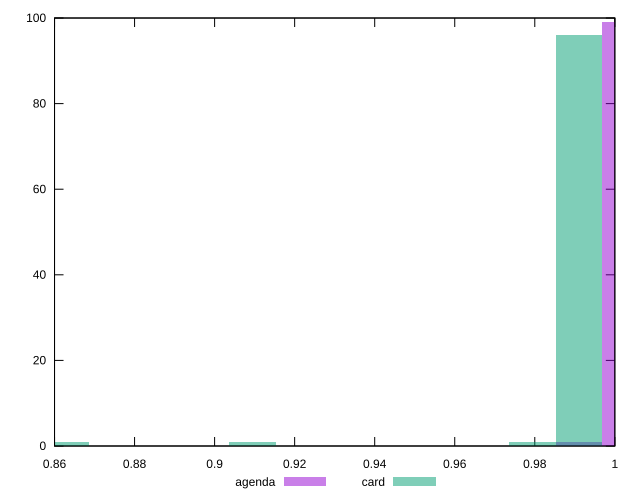

Reproduce this figure in gnuplot.
reset

$agenda <<EOF
0.9910506061061319 1
1.0027100250014982 99
EOF

$card <<EOF
0.9910506061061319 96
0.8627969982571031 1
0.9793911872107657 1
0.9094346738385681 1
EOF

set key outside below
set boxwidth 0.011659418895366258
set xrange [0.86:1]
set yrange [0:100]
set trange [0:100]
set style fill transparent solid 0.5 noborder
set terminal svg size 640, 500 enhanced background rgb 'white'
set output "reports/report_00030_2021-02-24T20-42-31.540Z/meta/score/comparison/histogram/1_vs_2.svg"

plot $agenda title "agenda" with boxes, \
     $card title "card" with boxes

reset
